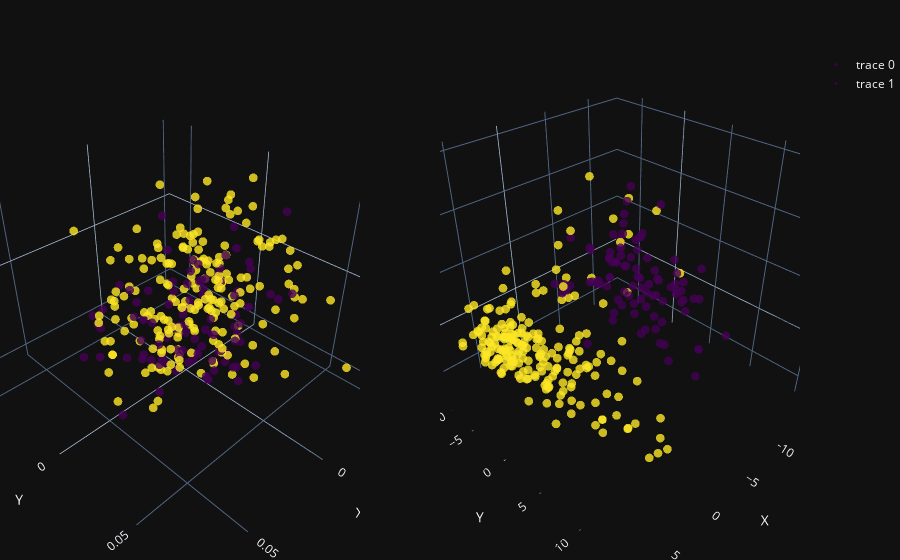

The code cell stored with this chart in its notebook:
### Markdown cell above
# Perform clustering on the embeddings and visualize the results

### Code cell
visualize_clusters(
    vImages[:, :3],
    cluster_labels_org,
    pca_3d_embeddings,
    cluster_labels_pca,
    labels,
    file_name="KMEANS"
)

### Figure 1 — Plotly figure (JSON) as saved in the notebook; plotly's stock layout.template omitted (floating-point values rounded to 4 significant figures; data arrays with more than 128 entries replaced by an {"elided": "..."} marker saying what was removed)
{"data": [{"marker": {"color": {"elided": "300 float values"}, "colorscale": [[0.0, "#440154"], [0.1111, "#482878"], [0.2222, "#3e4989"], [0.3333, "#31688e"], [0.4444, "#26828e"], [0.5556, "#1f9e89"], [0.6667, "#35b779"], [0.7778, "#6ece58"], [0.8889, "#b5de2b"], [1.0, "#fde725"]], "opacity": 0.8, "size": 3}, "mode": "markers", "text": {"elided": "300 float values"}, "x": {"elided": "300 float values"}, "y": {"elided": "300 float values"}, "z": {"elided": "300 float values"}, "type": "scatter3d", "scene": "scene"}, {"marker": {"color": {"elided": "300 float values"}, "colorscale": [[0.0, "#440154"], [0.1111, "#482878"], [0.2222, "#3e4989"], [0.3333, "#31688e"], [0.4444, "#26828e"], [0.5556, "#1f9e89"], [0.6667, "#35b779"], [0.7778, "#6ece58"], [0.8889, "#b5de2b"], [1.0, "#fde725"]], "opacity": 0.8, "size": 3}, "mode": "markers", "text": {"elided": "300 float values"}, "x": {"elided": "300 float values"}, "y": {"elided": "300 float values"}, "z": {"elided": "300 float values"}, "type": "scatter3d", "scene": "scene2"}], "layout": {"scene": {"domain": {"x": [0.0, 0.45], "y": [0.0, 1.0]}, "xaxis": {"title": {"text": "X"}}, "yaxis": {"title": {"text": "Y"}}, "zaxis": {"title": {"text": "Z"}}}, "scene2": {"domain": {"x": [0.55, 1.0], "y": [0.0, 1.0]}, "xaxis": {"title": {"text": "X "}}, "yaxis": {"title": {"text": "Y"}}, "zaxis": {"title": {"text": "Z"}}}, "margin": {"l": 0, "r": 0, "b": 0, "t": 50}, "title": {"text": ""}}}
